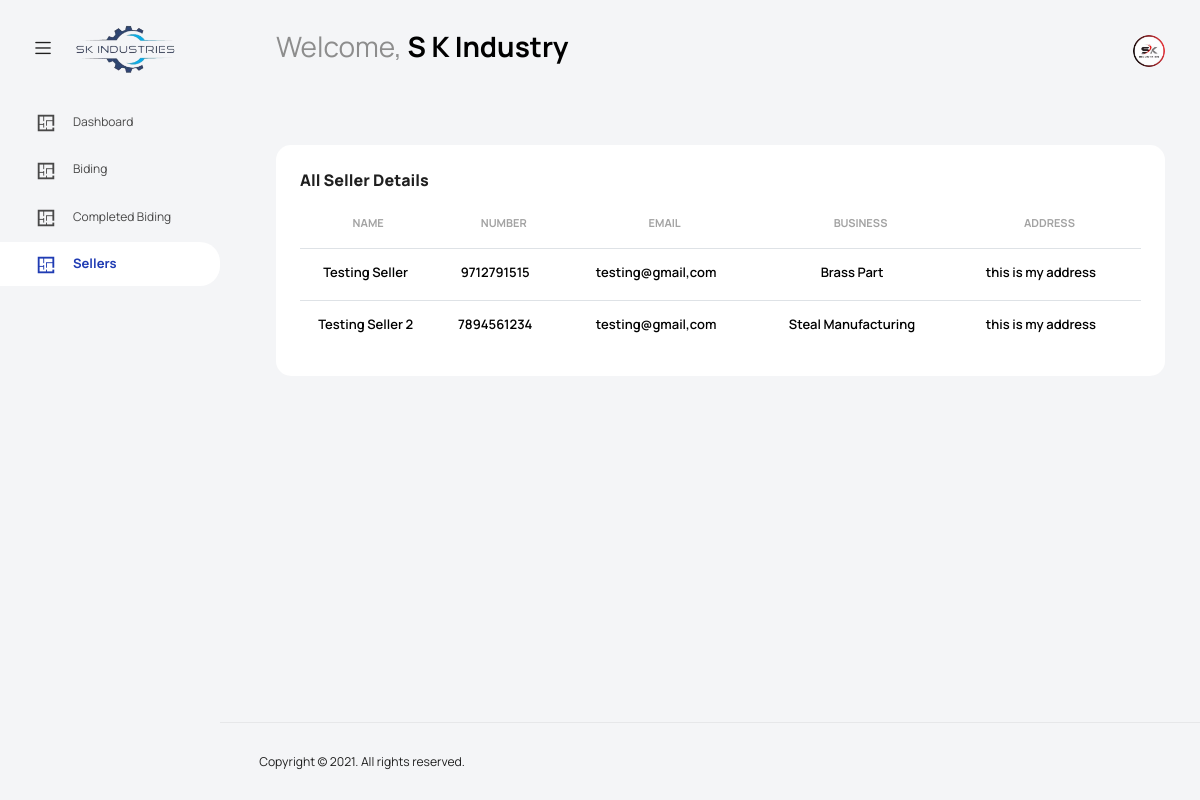
/pages/sellers.php (signed in), run on the app's committed database.
### tables this page shows
CREATE TABLE `users` (
  `Id` int(11) NOT NULL,
  `RoleId` int(11) NOT NULL,
  `Username` varchar(250) NOT NULL,
  `Password` varchar(250) NOT NULL,
  `Email` varchar(250) NOT NULL,
  `Business` varchar(250) NOT NULL,
  `Address` varchar(250) NOT NULL,
  `Number` varchar(250) NOT NULL
);

### pages/sellers.php (the view, shortened to what this page needs)
<?php
include "../assets/includes/init.php";
$query = "SELECT Users.Username, Users.Address, Users.Business, Users.Number, Users.Email FROM Users INNER JOIN Roles ON Users.RoleId = Roles.Id WHERE RoleName = 'Seller'";
$result = $connection->query($query);
$sellersData = $result->fetchAll();
require pathOf('assets/includes/styles.php');
require pathOf('assets/includes/header.php');
require pathOf('assets/includes/navbar.php');
?>
<div class="main-panel">
  <div class="content-wrapper">
    <div class="row">
      <div class="col-sm-12">
        <div class="home-tab">
          <div class="tab-content tab-content-basic">
            <div class="tab-pane fade show active" id="overview" role="tabpanel" aria-labelledby="overview">
              <div class="row">
                <div class="col-lg-12 d-flex flex-column">
                  <div class="row flex-grow">
                    <div class="col-12 grid-margin stretch-card">
                      <div class="card card-rounded">
                        <div class="card-body">
                          <div class="d-sm-flex justify-content-between align-items-start">
                            <div>
                              <h4 class="card-title card-title-dash">
                                All Seller Details
                              </h4>
                            </div>
                          </div>
                          <div class="table-responsive mt-1">
                            <table class="table select-table" style="text-align: center;">
                              <thead>
                                <tr>
                                  <th>Name</th>
                                  <th>Number</th>
                                  <th>Email</th>
                                  <th>Business</th>
                                  <th>Address</th>
                                </tr>
                              </thead>
                              <tbody>
                                <?php foreach ($sellersData as $seller) { ?>
                                  <tr>
                                    <td>
                                      <h6><?= $seller['Username'] ?></h6>
                                    </td>
                                    <td>
                                      <h6><?= $seller['Number'] ?></h6>
                                    </td>
                                    <td>
                                      <h6><?= $seller['Email'] ?></h6>
                                    </td>
                                    <td>
                                      <h6><?= $seller['Business'] ?></h6>
                                    </td>
                                    <td>
                                      <h6><?= $seller['Address'] ?></h6>
                                    </td>
                                  </tr>
                                <?php } ?>
                              </tbody>
                            </table>
                          </div>
                        </div>
                      </div>
                    </div>
                  </div>
                </div>
              </div>
            </div>
          </div>
        </div>
      </div>
    </div>
  </div>
    <?php require pathOf('assets/includes/scripts.php'); ?>
    <?php require pathOf('assets/includes/footer.php'); ?>

### data on the page
users: Username "Testing Seller", Number "9712791515", Email "testing@gmail,com", Business "Brass Part", Address "this is my address"
users: Username "Testing Seller 2", Number "7894561234", Email "testing@gmail,com", Business "Steal Manufacturing", Address "this is my address"

### other printed values
$_SESSION['username'] "S K Industry"
